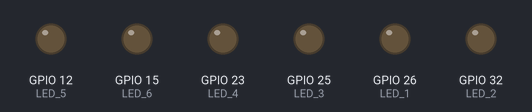
The program below on a simulated ESP32. On the bench: output pins drawn as LEDs (lit = HIGH). WiFi joins after 1.5 s; servers stay silent unless stated; what the program prints to the serial monitor is not drawn.

Above: at 0.1 s.
At 1.8 s:
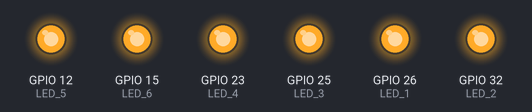
Timing chart, 0 to 3.3 s (numbered marks = the images above):
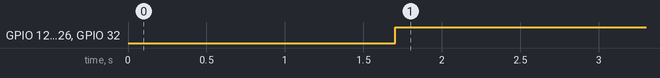

Measured:
- by itself, GPIO 12 (LED_5), GPIO 15 (LED_6), GPIO 23 (LED_4), GPIO 25 (LED_3), GPIO 26 (LED_1), GPIO 32 (LED_2): LOW → HIGH at 1.7 s

The program:

main.cpp
```cpp
#include <Arduino.h>
#include <WiFi.h>
#include <HTTPClient.h>

const char* ssid     = "ssid";
const char* password = "password";
const char* serverName = "serverName";

#define LED_1 26
#define LED_2 32
#define LED_3 25
#define LED_4 23
#define LED_5 12
#define LED_6 15

String getValue(String data, char separator, int index)
{
  int found = 0;
  int strIndex[] = {0, -1};
  int maxIndex = data.length()-1;

  for(int i=0; i<=maxIndex && found<=index; i++){
    if(data.charAt(i)==separator || i==maxIndex){
        found++;
        strIndex[0] = strIndex[1]+1;
        strIndex[1] = (i == maxIndex) ? i+1 : i;
    }
  }

  return found>index ? data.substring(strIndex[0], strIndex[1]) : "";
}

void setup() {
  Serial.begin(115200);

  pinMode(LED_1, OUTPUT);     // Initialize the LED_1
  pinMode(LED_2, OUTPUT);     // Initialize the LED_2
  pinMode(LED_3, OUTPUT);     // Initialize the LED_3
  pinMode(LED_4, OUTPUT);     // Initialize the LED_4
  pinMode(LED_5, OUTPUT);     // Initialize the LED_5
  pinMode(LED_6, OUTPUT);     // Initialize the LED_6

  WiFi.begin(ssid, password);
  Serial.println("Connecting");
  while(WiFi.status() != WL_CONNECTED) {
    delay(500);
    Serial.print(".");
  }
  Serial.println("");
  Serial.print("Connected to WiFi network with IP Address: ");
  Serial.println(WiFi.localIP());
}


void loop() {
  //Check WiFi connection status
  if(WiFi.status()== WL_CONNECTED){
    HTTPClient http;
    http.begin(serverName);

    // Specify content-type header
    http.addHeader("Content-Type", "application/x-www-form-urlencoded");

    String httpResponseData = "";

    // Send HTTP GET request
    int httpResponseCode = http.GET();
    httpResponseData = http.getString();

    if (httpResponseCode>0) {
      Serial.print("HTTP Response code: ");
      Serial.println(httpResponseCode);
      Serial.println(httpResponseData);
    }
    else {
      Serial.print("Error code: ");
      Serial.println(httpResponseCode);
    }

    //Parse the string and change LED States
    String led_1_state = getValue(httpResponseData,';',0);
    String led_2_state = getValue(httpResponseData,';',1);
    String led_3_state = getValue(httpResponseData,';',2);
    String led_4_state = getValue(httpResponseData,';',3);
    String led_5_state = getValue(httpResponseData,';',4);
    String led_6_state = getValue(httpResponseData,';',5);
    Serial.println(led_1_state);
    Serial.println(led_2_state);
    Serial.println(led_3_state);
    Serial.println(led_4_state);
    Serial.println(led_5_state);
    Serial.println(led_6_state);

    if(led_1_state == "LED_1 is OFF"){
      digitalWrite(LED_1, LOW);}
    else {digitalWrite(LED_1, HIGH);}

    if(led_2_state == "LED_2 is OFF"){
      digitalWrite(LED_2, LOW);}
    else {digitalWrite(LED_2, HIGH);}

    if(led_3_state == "LED_3 is OFF"){
      digitalWrite(LED_3, LOW);}
    else {digitalWrite(LED_3, HIGH);}

    if(led_4_state == "LED_4 is OFF"){
      digitalWrite(LED_4, LOW);}
    else {digitalWrite(LED_4, HIGH);}

    if(led_5_state == "LED_5 is OFF"){
      digitalWrite(LED_5, LOW);}
    else {digitalWrite(LED_5, HIGH);}

    if(led_6_state == "LED_6 is OFF"){
      digitalWrite(LED_6, LOW);}
    else {digitalWrite(LED_6, HIGH);}

    // Free resources
    http.end();
  }
  else {
    Serial.println("WiFi Disconnected");
  }
  //Send an HTTP GET request every 1 second
  delay(1000);
}
```
